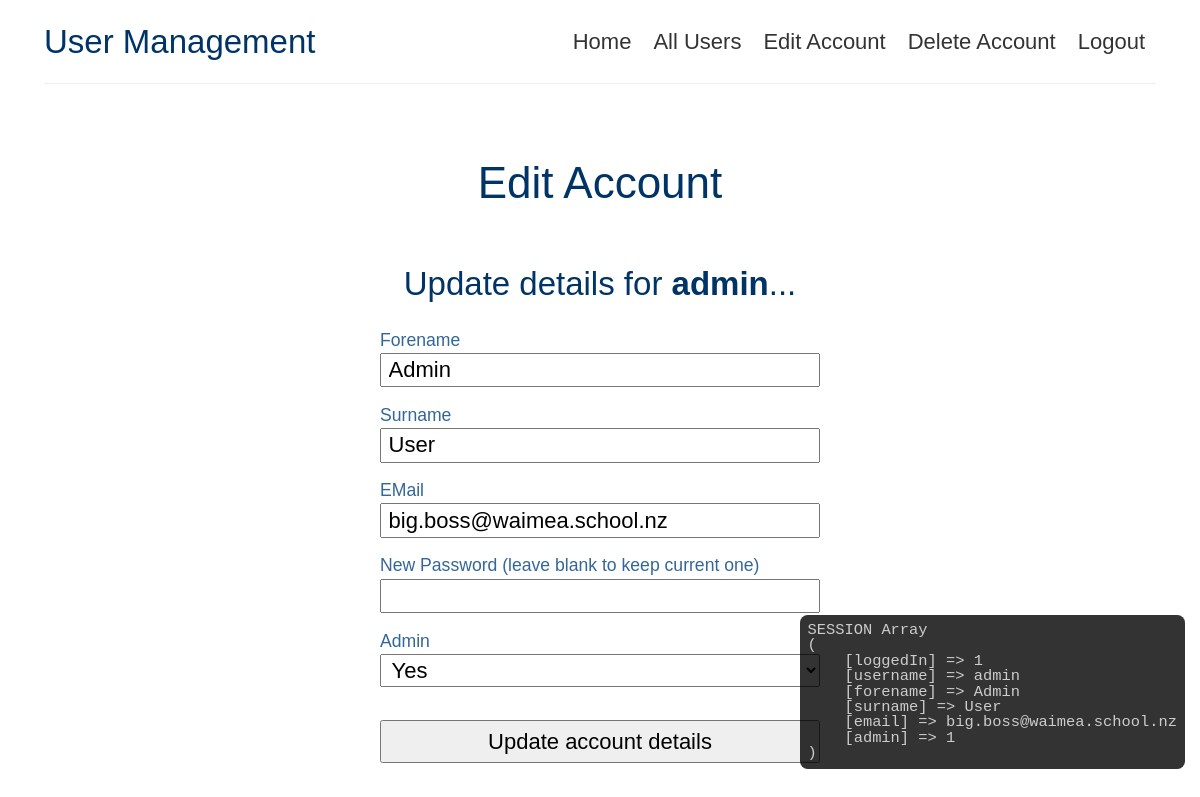
/form-edit-user.php (signed in), run on the app's committed database.
### tables this page shows
CREATE TABLE `users` (
  `username` varchar(30) NOT NULL,
  `forename` varchar(50) NOT NULL,
  `surname` varchar(50) NOT NULL,
  `email` varchar(100) DEFAULT NULL,
  `hash` varchar(255) NOT NULL,
  `admin` tinyint(1) NOT NULL DEFAULT '0'
);

### form-edit-user.php (the view, shortened to what this page needs)
<?php include_once 'common-top.php'; ?>
<h1>Edit Account</h1>
<?php
if( !isset( $_GET['username'] ) || empty( $_GET['username'] ) ) {
    $username = $_SESSION['username'];
}
else {
    $username = $_GET['username'];
}
echo '<h2>Update details for <strong>'.$username.'</strong>...</h2>';
$link = connectToDB();
$sql = 'SELECT forename, surname, email, admin
          FROM users
         WHERE username = ?';
$query = $link->prepare( $sql );
$query->bind_param( 's', $username );
$query->execute();
$result = $query->get_result();
if( $result->num_rows != 1 ) {
    echo '<p>No account with the username <strong>'.$username.'</strong> exists';
}
else {
    $record = $result->fetch_assoc();
?>
    <form action="update-user.php" method="POST">
        <label for="forename">Forename</label>
        <input name="forename" type="text" value="<?= $record['forename'] ?>" required>
        <label for="surname">Surname</label>
        <input name="surname" type="text" value="<?= $record['surname'] ?>" required>
        <label for="email">EMail</label>
        <input name="email" type="email" value="<?= $record['email'] ?>">
        <label for="password">New Password (leave blank to keep current one)</label>
        <input name="password" type="password">
<?php
    if( isAdmin() ) {
?>
        <label for="admin">Admin</label>
        <select name="admin">
            <option value="1" <?= $record['admin'] ? 'selected' : '' ?>>Yes</option>
        </select>
<?php
    }
    else {
?>
        <input name="admin" type="hidden" value="<?= $record['admin'] ?>">
<?php
    }
?>
        <input type="submit" value="Update account details">
    </form>
<?php
}
?>

### css/styles.css (style rules this page uses)
* { box-sizing: border-box; }
html, body { margin: 0; padding: 0; }
html { font-family: sans-serif; font-size: 22px; }
body { padding: 0 2rem 1rem; }
h1, h2, h3 { font-weight: normal; color: #036; }
input, select { display: block; width: 20rem; font-size: 1rem; padding: 0.1rem 0.3rem; margin-bottom: 0.8rem; }
input[type="submit"] { margin-top: 1.5rem; padding: 0.3rem; }
label { display: block; font-size: 0.8rem; margin-bottom: 0.1rem; color: #369; }

### data on the page
users: forename "Admin", surname "User", email "big.boss@waimea.school.nz", admin "Yes"

### other printed values
$username "admin"
